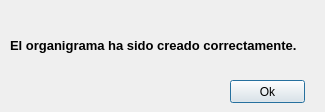
<?xml version="1.0" encoding="UTF-8"?>
<ui version="4.0">
 <class>Dialog</class>
 <widget class="QDialog" name="Dialog">
  <property name="geometry">
   <rect>
    <x>0</x>
    <y>0</y>
    <width>325</width>
    <height>112</height>
   </rect>
  </property>
  <property name="windowTitle">
   <string>Dialog</string>
  </property>
  <widget class="QLabel" name="label">
   <property name="geometry">
    <rect>
     <x>10</x>
     <y>20</y>
     <width>321</width>
     <height>51</height>
    </rect>
   </property>
   <property name="text">
    <string>&lt;html&gt;&lt;head/&gt;&lt;body&gt;&lt;p&gt;&lt;span style=&quot; font-size:10pt; font-weight:600;&quot;&gt;El organigrama ha sido creado correctamente.&lt;/span&gt;&lt;/p&gt;&lt;/body&gt;&lt;/html&gt;</string>
   </property>
  </widget>
  <widget class="QPushButton" name="ok_button">
   <property name="geometry">
    <rect>
     <x>230</x>
     <y>80</y>
     <width>75</width>
     <height>23</height>
    </rect>
   </property>
   <property name="text">
    <string>Ok</string>
   </property>
  </widget>
 </widget>
 <resources/>
 <connections/>
</ui>
